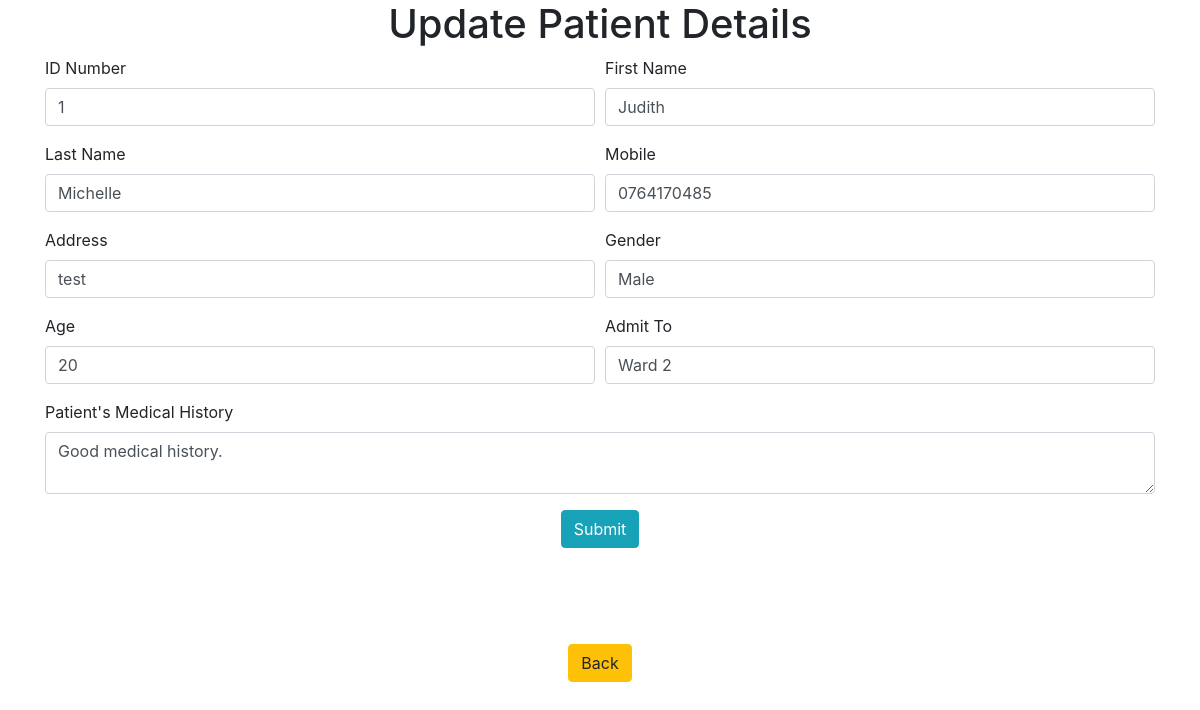
Page /Page_Files/Functions_Patients/Edit_Patient.php?user_id=7 on the committed database.
### tables this page shows
CREATE TABLE IF NOT EXISTS `patient` (
  `id` int(10) NOT NULL AUTO_INCREMENT,
  `p_card` varchar(50) NOT NULL,
  `p_f_name` varchar(50) NOT NULL,
  `p_l_name` varchar(50) NOT NULL,
  `p_address` varchar(50) NOT NULL,
  `p_mobile` varchar(50) NOT NULL,
  `p_gender` varchar(20) NOT NULL,
  `p_age` int(10) NOT NULL,
  `p_admit` varchar(10) NOT NULL,
  `p_history` varchar(255) NOT NULL,
  PRIMARY KEY (`id`)
);

### Page_Files/Functions_Patients/Edit_Patient.php (the view, shortened to what this page needs)
<?php include "../../header.php"?>
<?php
   if(isset($_GET['user_id']))
    {
      $userid = $_GET['user_id'];
    }
      $query="SELECT * FROM patient WHERE id = $userid ";
      $edit_staff= mysqli_query($conn,$query);
      while($row = mysqli_fetch_assoc($edit_staff))
      {
        $pidc = $row['p_card'];
        $pfName  = $row['p_f_name'];
        $plName  = $row['p_l_name'];
        $pMobile = $row['p_mobile'];
        $pAddress = $row['p_address'];
        $pGender = $row['p_gender'];
        $page = $row['p_age'];
        $pward = $row['p_admit'];
        $phistory = $row['p_history'];
        }
?>
<h1 class="text-center">Update Patient Details</h1>
  <div class="container ">
    <form action="" method="post">
      <div class="form-row">
        <div class="form-group col-md-6">
          <label for="inputEmail4">ID Number</label>
          <input type="text" class="form-control" name="pcard_no" value="<?php echo $pidc ?>" maxlength="12" required>
        </div>
        <div class="form-group col-md-6">
          <label for="inputPassword4">First Name</label>
          <input type="phone" class="form-control" name="pt_fname" value="<?php echo $pfName ?>" maxlength="10" required>
        </div>
      </div>
      <div class="form-row">
        <div class="form-group col-md-6">
          <label for="firstname">Last Name</label>
          <input type="text" class="form-control" name="pt_lname" value="<?php echo $plName ?>">
        </div>
        <div class="form-group col-md-6">
          <label for="lastname">Mobile</label>
          <input type="text" class="form-control" name="pt_mobile" value="<?php echo $pMobile ?>">
        </div>
      </div>
      <div class="form-row">
        <div class="form-group col-md-6">
          <label for="address">Address</label>
          <input type="text" class="form-control" name="pt_address" value="<?php echo $pAddress ?>">
        </div>
        <div class="form-group col-md-6">
          <label for="inputState">Gender</label>
          <select id="inputState" name="pt_gender" class="form-control" value="<?php echo $pGender ?>">
            <option selected><?php echo $pGender ?></option>
          </select>
        </div>
      </div>
      <div class="form-row">
        <div class="form-group col-md-6">
          <label for="address">Age</label>
          <input type="text" class="form-control" name="pt_age" value="<?php echo $page ?>">
        </div>
        <div class="form-group col-md-6">
          <label for="inputState">Admit To</label>
          <select id="inputState" name="pt_admit" class="form-control" value="<?php echo $pward ?>">
            <option selected><?php echo $pward ?></option>
          </select>
        </div>
      </div>
      <div class="form-row">
        <div class="form-group col-md-12">
          <label for="family">Patient's Medical History</label>
          <textarea class="form-control" name="pt_history"><?php echo htmlspecialchars($phistory); ?></textarea>
        </div>
      </div>
      <div class="col text-center">
        <input type="submit" name="update" class="btn btn-info btn-large" value="Submit">
      </div>
    </form>
  </div>
    <div class="container text-center mt-5">
      <a href="../Patients.php" class="btn btn-warning mt-5"> Back </a>

### rows in the picture
patient: pcard_no "1", pt_fname "Judith", pt_lname "Michelle", pt_mobile "0764170485", pt_address "test", pt_gender "Male", pt_age "20", pt_admit "Ward 2", pt_history "Good medical history."
